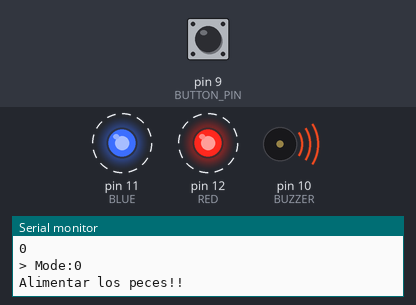
Simulated run of this sketch. Board: Arduino Uno, built with avr-gcc and run on an emulated ATmega328P. On the bench: output pins drawn as LEDs (lit = HIGH), buzzer (waves = sounding), the last lines printed to the serial monitor. Wiring (inferred from the names in the program): DS1307 clock at I2C address 0x68. Dashed ring = blinking. Inputs (shaded band) come from the test bench; at power-on: pin 9 (BUTTON_PIN) HIGH. The local clock reads 2024-03-15 10:24:30 at power-on unless the sketch sets it; pins used as bus, display or sensor lines are not drawn.

Above: at 1.25 s.
1.6 s: pin 9 (BUTTON_PIN) pulled LOW for 0.45 s
At 1.82 s:
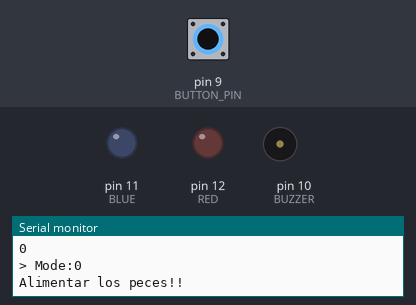
At 3.2 s:
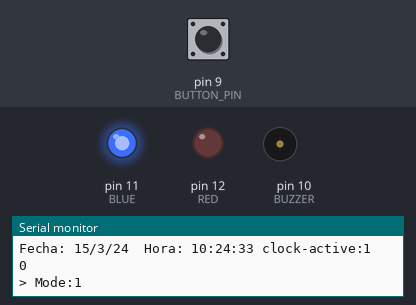
Timing chart, 0 to 4.7 s (numbered marks = the images above; inputs shaded):
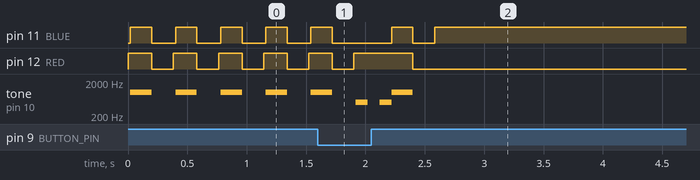

The sketch:

fish.ino
```cpp
#include "lib.h"
#include "clock.h"

//Components pins.
int RED =12;
int BLUE =11;
int BUZZER =10;
int BUTTON_PIN=9;

//State variables.
int buttonState;
int foodLock=0;

//Define times;
clock_time current_time;
clock_time FOOD_START = createTime(9,0,0);
clock_time FOOD_END = createTime(12,0,00);
clock_time SLEEP_START = createTime(23,0,0);
clock_time SLEEP_END = createTime(8,0,0);

void setup(){
  //Define digital pins.
  pinMode(RED,OUTPUT);
  pinMode(BLUE,OUTPUT);
  Serial.begin(9600);
  pinMode(BUZZER, OUTPUT);
  pinMode(BUTTON_PIN, INPUT_PULLUP);
  setupClock();
}

void foodRequiredMode(){
  //Show no food led.
  turnOnLed(RED);
  turnOffLed(BLUE);

  //If food time.
  if (inTime(current_time,FOOD_START,FOOD_END)){
    Serial.println("Alimentar los peces!!");

    //If the button is pressed.
    if (buttonState){
      foodLock=1;
      okSound(BUZZER);
    }

    //Active alarm.
    alarm(BUZZER,RED,BLUE);
  }
}

void foodReadyMode(){
 //Show food led.
  turnOnLed(BLUE);
  turnOffLed(RED);

  //Go to leep mode.
  if (inTime(current_time,SLEEP_START,SLEEP_END)){
    Serial.println("Pasando a modo Sleep!!");

    //Set to inactive.
    foodLock=2;

    //Beep.
    beepSound(BUZZER);

    //Desactive leds.
    turnOffLed(RED);
    turnOffLed(BLUE);
  }
}

void sleepMode(){
  //Go to leep mode.
  if (!inTime(current_time,SLEEP_START,SLEEP_END)){
    Serial.println("Desactivando sleep...");

    //Set to inactive.
    foodLock=0;

    //Beep.
    beepSound(BUZZER);

    //Desactive leds.
    turnOnLed(RED);
    turnOffLed(BLUE);
  }
}

void loop() {

  //Save the current time.
  current_time = read_ds1307();
  print_time(current_time);

  //Save the push button status;
  buttonState = !digitalRead(BUTTON_PIN);
  Serial.println(buttonState);

  //If the clock is activated.
  if (current_time.active){

   Serial.println("> Mode:"+String(foodLock));

    //Main logic.
    switch (foodLock) {
      case 0:
        foodRequiredMode();
        break;
      case 1:
        foodReadyMode();
        break;
      case 2:
        sleepMode();
        break;
    }

  }

}
```

clock.cpp
```cpp
#include <Arduino.h>
#include <Wire.h>
#include "clock.h"

void setupClock(){
  pinMode(A4, OUTPUT);
  digitalWrite(A4, HIGH);
  pinMode(A5, OUTPUT);
  digitalWrite(A5, LOW);
  Wire.begin();
}

clock_time read_ds1307(){

  //Recibimos el byte del registro 0x00 y lo convertimos a binario
  clock_time newTime;

  //Iniciar el intercambio de información con el DS1307 (0xD0)
  Wire.beginTransmission(0x68);

  //Escribir la dirección del segundero
  Wire.write(0x00);

  //Si la escritura se llevo a cabo el metodo endTransmission retorna 0
  if (Wire.endTransmission() != 0){
    newTime.active = false;
    return newTime;
  }

  //Si el DS1307 esta presente, comenzar la lectura de 8 bytes
  Wire.requestFrom(0x68, 8);

  //Read and fill the data.
  newTime.second = bcd2bin(Wire.read());
  newTime.minute = bcd2bin(Wire.read());
  newTime.hour = bcd2bin(Wire.read());
  newTime.wday = bcd2bin(Wire.read());
  newTime.day = bcd2bin(Wire.read());
  newTime.month = bcd2bin(Wire.read());
  newTime.year = bcd2bin(Wire.read());
  newTime.active = 1;

  //Recibir los datos del registro de control en la dirección 0x07
  uint8_t ctrl = Wire.read();

  //Return the time typedef.
  return newTime;
}

uint8_t bcd2bin(uint8_t bcd){
  return (bcd / 16 * 10) + (bcd % 16);
}

void print_time(clock_time timeParam){
  Serial.print("Fecha: ");
  Serial.print(timeParam.day);
  Serial.print('/');
  Serial.print(timeParam.month);
  Serial.print('/');
  Serial.print(timeParam.year);
  Serial.print("  Hora: ");
  Serial.print(timeParam.hour);
  Serial.print(':');
  Serial.print(timeParam.minute);
  Serial.print(':');
  Serial.print(timeParam.second);
  Serial.print(" clock-active:");
  Serial.print(timeParam.active);
  Serial.println();
}

clock_time createTime(int hs, int min, int sec){
  clock_time tmp;

  tmp.hour=hs;
  tmp.minute=min;
  tmp.second=sec;

  return tmp;

}

int convertTime(int hour, int minutes){
  return hour*60+minutes;
}

boolean inTime(clock_time nowTime, clock_time startTime, clock_time endTime){
  //Convert time to minutes.
  int start = convertTime(startTime.hour,startTime.minute);
  int end = convertTime(endTime.hour,endTime.minute);
  int now = convertTime(nowTime.hour,nowTime.minute);

  //Check if is in the middle.
  if (start<=end)
    return ((now >= start)&&(now < end));
  else
    return ((now >= start)||(now < end));
}
```

clock.h
```cpp
//Time representation.
struct clockTime{
  uint8_t wday;
  uint8_t day;
  uint8_t month;
  uint8_t year;
  uint8_t second;
  uint8_t minute;
  uint8_t hour;
  uint8_t active;
};

typedef struct clockTime clock_time;

//Short time.
struct shortTime{
  uint8_t hour;
  uint8_t minute;
};

typedef struct shortTime short_time;

//Functions.
void setupClock();
clock_time read_ds1307();
uint8_t bcd2bin(uint8_t bcd);
void print_time(clock_time timeParam);
int convertTime(int hour, int minutes);
boolean inTime(clock_time now, clock_time start, clock_time end);
clock_time createTime(int hs, int min, int sec);
```

lib.cpp
```cpp
#include <Arduino.h>

//This command active a led.
void turnOnLed(int led){
  digitalWrite(led,HIGH);
}

//This command desactive a led.
void turnOffLed(int led){
  digitalWrite(led,LOW);
}

//This sound is emited when the alarm is activated.
void alarm(int buzzer, int led1, int led2){
  //Turn ON leds.
  turnOnLed(led1);
  turnOnLed(led2);

  //Turn ON buzzer.
  tone(buzzer, 1000);
  delay(180);

  //Turn OFF buzzer.
  noTone(buzzer);

  //Turn OFF leds.
  turnOffLed(led1);
  turnOffLed(led2);
  delay(180);
}

//This sound is emited, when the button is pressed.
void okSound(int buzzer){
  tone(buzzer, 500);
  delay(100);
  noTone(buzzer);
  delay(100);
  tone(buzzer, 500);
  delay(100);
  noTone(buzzer);
}

//BEEP sound.
void beepSound(int buzzer){
  tone(buzzer, 200);
  delay(500);
  noTone(buzzer);
}

//Time functions.
String make_time(int hour,int minute){
  String mn;
  String hs;

  if (minute<10)
    mn = "0"+String(minute);
  else
    mn = String(minute);

  if (hour<10)
    hs = "0"+String(hour);
  else
    hs = String(hour);

  return String(hs)+String(mn);
}
```

lib.h
```cpp
void alarm(int buzzer, int led1, int led2);
void okSound(int buzzer);
void turnOnLed(int led);
void turnOffLed(int led);
void blink(int green,int red);
void beepSound(int buzzer);
String make_time(int hour,int minute);
```

Measured:
- by itself, tone on pin 10 (BUZZER): plays 500 Hz for 0.10 s, 500 Hz for 0.10 s, 1000 Hz for 0.18 s
